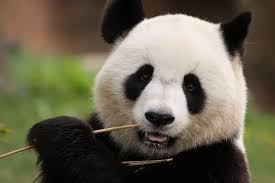
#> input picture panda.jpeg, 275 x 183 px
$ python basics_1.py
#> lines starting #> are read from the running program, lines starting #| are printed output that depends on the picture
import cv2
import numpy as np

img = cv2.imread("panda.jpeg")
#> img is the input picture: shape (183, 275, 3); mean B, G, R 79.1, 98, 103.9
print(img.shape)
#| (183, 275, 3)
print(img)
#> (printed output is left out)
cv2.imshow("Panda", img)

# accessing pixel values
print(img[0,0])
#| [ 68  89 120]

# flipping the image
img_flipped_horizontal = cv2.flip(img, 1) # 1 for horizontal flip
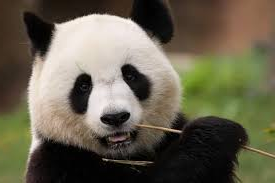
#> img_flipped_horizontal: shape (183, 275, 3); mean B, G, R 79.1, 98, 103.9
cv2.imshow("Flipped Image Horizontal", img_flipped_horizontal)

img_flipped_vertical = cv2.flip(img, 0) # 0 for vertical flip
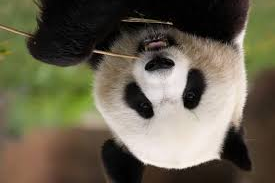
#> img_flipped_vertical: shape (183, 275, 3); mean B, G, R 79.1, 98, 103.9
cv2.imshow("Flipped Image Vertical", img_flipped_vertical)

img_flipped_both = cv2.flip(img, -1) # -1 for both flips
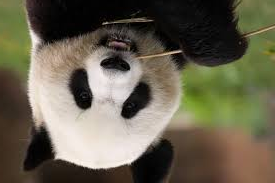
#> img_flipped_both: shape (183, 275, 3); mean B, G, R 79.1, 98, 103.9
cv2.imshow("Flipped Image Both", img_flipped_both)

cv2.waitKey(0)
cv2.destroyAllWindows()

$ run again, with rgb.jpeg copied over panda.jpeg
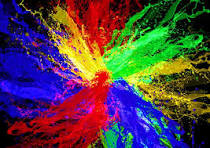
#> input picture rgb.jpeg, 210 x 148 px
#> img is the input picture: shape (148, 210, 3); mean B, G, R 72.5, 63.8, 82.2
#| (148, 210, 3)
#> (printed output is left out)
#| [90  5 13]
#> `img_flipped_vertical = cv2.flip(img, 0)`:
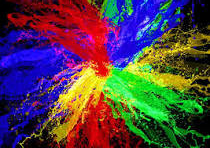
#> img_flipped_vertical: shape (148, 210, 3); mean B, G, R 72.5, 63.8, 82.2
#> `img_flipped_both = cv2.flip(img, -1)`:
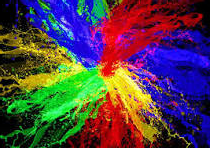
#> img_flipped_both: shape (148, 210, 3); mean B, G, R 72.5, 63.8, 82.2
